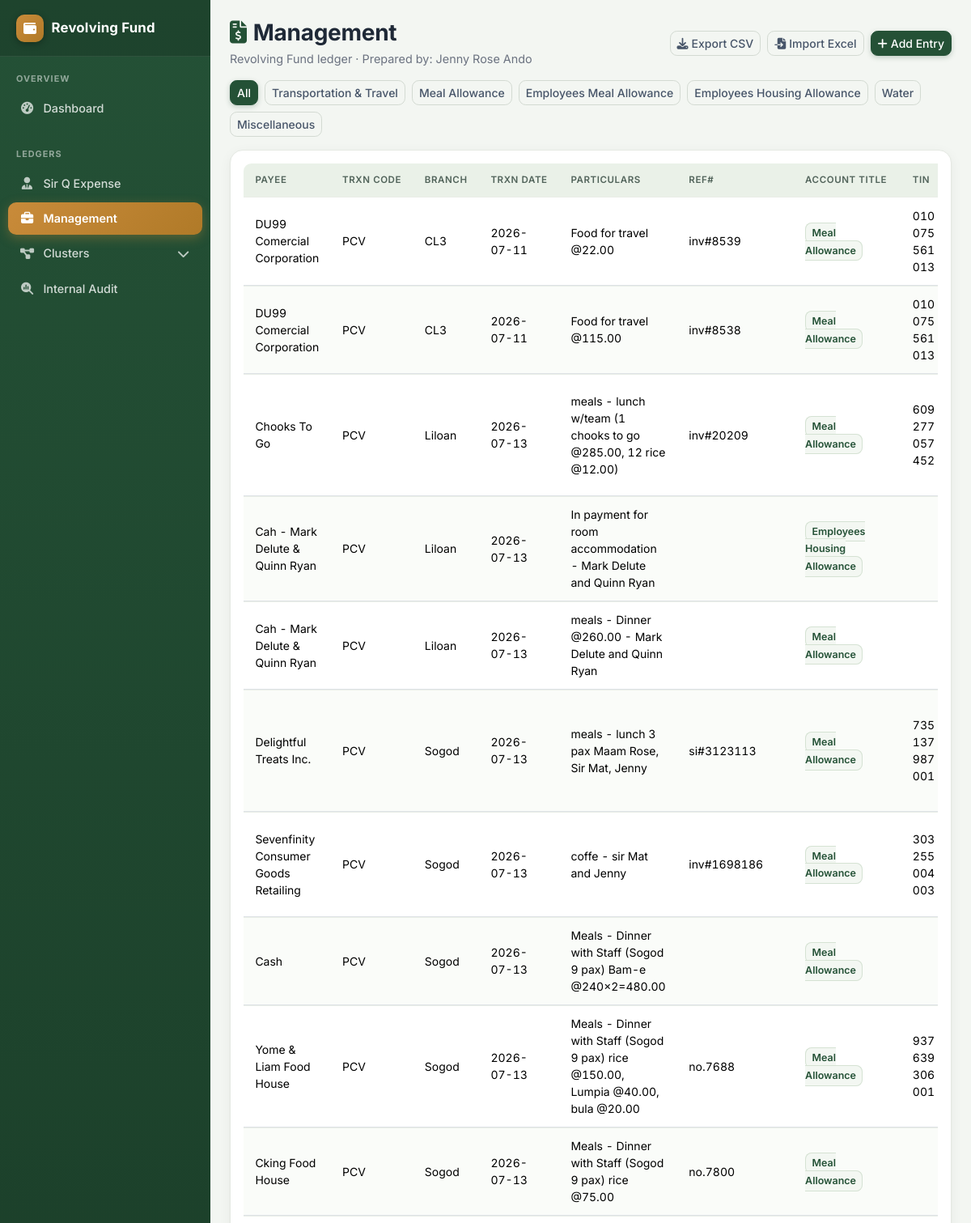
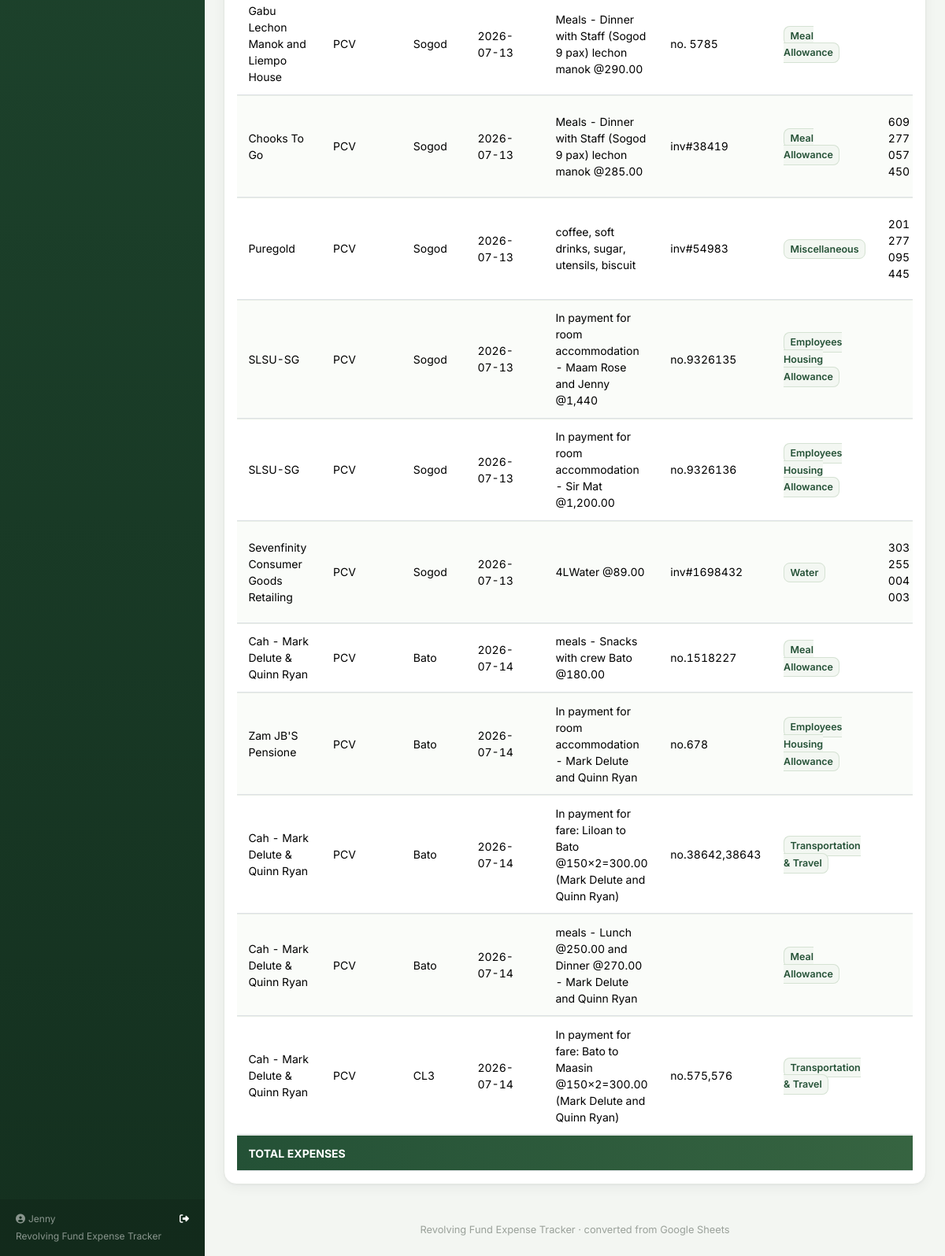
/unit/Management (signed in), run on the app's committed database (2 pictures, top to bottom).
### app.py (models this page shows, shortened)
class Expense(db.Model):
    __tablename__ = 'expenses'
    id = db.Column(db.Integer, primary_key=True)
    unit = db.Column(db.String(64), nullable=False, index=True)
    payee = db.Column(db.String(255))
    branch = db.Column(db.String(128))
    trxn_date = db.Column(db.Date, index=True)
    particulars = db.Column(db.Text)
    ref_no = db.Column(db.String(128))
    trxn_code = db.Column(db.String(128))
    account_title = db.Column(db.String(64), index=True)
    tin = db.Column(db.String(64))
    address = db.Column(db.String(255))
    amount = db.Column(db.Float, nullable=False, default=0)
    prepared_by = db.Column(db.String(128), default='Jenny Rose Ando')
    created_at = db.Column(db.DateTime, default=datetime.utcnow)
    updated_at = db.Column(db.DateTime, default=datetime.utcnow, onupdate=datetime.utcnow)

### app.py (the view)
    @app.route('/unit/<unit_name>')
    @login_required
    def unit_ledger(unit_name):
        if unit_name not in UNITS:
            flash('Unknown unit', 'danger')
            return redirect(url_for('dashboard'))
        q = Expense.query.filter_by(unit=unit_name)
        account_filter = request.args.get('account_title')
        if account_filter:
            q = q.filter_by(account_title=account_filter)
        entries = q.order_by(Expense.trxn_date.asc().nullslast(), Expense.id.asc()).all()
        total = sum(e.amount for e in entries)
        last_import = session.get('last_import')
        return render_template('ledger.html', unit=unit_name, units=UNITS, entries=entries,
                                total=total, account_titles=ACCOUNT_TITLES,
                                account_filter=account_filter,
                                last_import=last_import if last_import and last_import.get('unit') == unit_name else None)

### app.py (called while the page is built)
def login_required(f):
    @wraps(f)
    def wrapper(*args, **kwargs):
        if not session.get('user'):
            flash('Please log in to continue.', 'warning')
            return redirect(url_for('login'))
        return f(*args, **kwargs)
    return wrapper

### templates/ledger.html (shortened to what this page needs)
{% extends 'base.html' %}
{% block content %}
<div class="d-flex flex-wrap justify-content-between align-items-center mb-3">
  <div>
    <h3 class="page-title mb-1"><i class="fa-solid fa-file-invoice-dollar me-2"></i>{{ unit }}</h3>
    <div class="page-sub">Revolving Fund ledger · Prepared by: Jenny Rose Ando</div>
  </div>
  <div class="d-flex gap-2">
    <a href="{{ url_for('export_csv', unit_name=unit) }}" class="btn btn-outline-secondary btn-sm">
      <i class="fa-solid fa-download me-1"></i>Export CSV
    </a>
    <button class="btn btn-outline-secondary btn-sm" data-bs-toggle="modal" data-bs-target="#importModal">
      <i class="fa-solid fa-file-import me-1"></i>Import Excel
    </button>
    <button class="btn btn-brand btn-sm" data-bs-toggle="modal" data-bs-target="#addModal">
      <i class="fa-solid fa-plus me-1"></i>Add Entry
    </button>
  </div>
</div>
<div class="d-flex flex-wrap gap-2 mb-3">
  <a href="{{ url_for('unit_ledger', unit_name=unit) }}" class="btn btn-sm {% if not account_filter %}btn-brand{% else %}btn-outline-secondary{% endif %}">All</a>
  {% for a in account_titles %}
    <a href="{{ url_for('unit_ledger', unit_name=unit, account_title=a) }}" class="btn btn-sm {% if account_filter==a %}btn-brand{% else %}btn-outline-secondary{% endif %}">{{ a }}</a>
  {% endfor %}
</div>
<div class="card p-3">
  <div class="table-responsive">
    <table class="table table-sm table-hover align-middle">
      <thead>
        <tr>
          <th>Payee</th>
          <th>Trxn Code</th>
          <th>Branch</th>
          <th>Trxn Date</th>
          <th>Particulars</th>
          <th>Ref#</th>
          <th>Account Title</th>
          <th>TIN</th>
        </tr>
      </thead>
      <tbody>
        {% for e in entries %}
        <tr>
          <td>{{ e.payee }}</td>
          <td>{{ e.trxn_code or '' }}</td>
          <td>{{ e.branch or '' }}</td>
          <td>{{ e.trxn_date.strftime('%Y-%m-%d') if e.trxn_date else '' }}</td>
          <td style="max-width:260px;white-space:normal;">{{ e.particulars or '' }}</td>
          <td>{{ e.ref_no or '' }}</td>
          <td><span class="account-badge">{{ e.account_title or '' }}</span></td>
          <td>{{ e.tin or '' }}</td>
        </tr>
        {% else %}
        <tr><td colspan="11" class="text-center text-muted py-4">No entries yet for this unit.</td></tr>
        {% endfor %}
      </tbody>
      <tfoot>
        <tr class="table-grand">
          <td colspan="9">TOTAL EXPENSES</td>
        </tr>
      </tfoot>
    </table>
  </div>
</div>
{% endblock %}

### templates/base.html (shortened to what this page needs)
<!doctype html>
<html lang="en">
<head>
<link href="https://cdnjs.cloudflare.com/ajax/libs/bootstrap/5.3.3/css/bootstrap.min.css" rel="stylesheet">
<link href="https://cdnjs.cloudflare.com/ajax/libs/font-awesome/6.5.1/css/all.min.css" rel="stylesheet">
</head>
<body>
{% set active_unit = request.view_args.get('unit_name') if request.view_args else None %}
{% set unit_icons = {
    'Sir Q Expense': 'fa-user-tie',
    'Management': 'fa-briefcase',
    'Cluster1': 'fa-diagram-project',
    'Cluster2': 'fa-cubes-stacked',
    'Cluster3': 'fa-layer-group',
    'Cluster4': 'fa-network-wired',
    'Cluster5': 'fa-object-group',
    'Cluster6': 'fa-th-large',
    'Internal Audit': 'fa-magnifying-glass-chart',
} %}
<aside class="sidebar" id="sideMenu">
  <div class="sidebar-brand">
    <div class="brand-badge"><i class="fa-solid fa-wallet"></i></div>
    <span>Revolving Fund</span>
  </div>
  <div class="nav-section">Overview</div>
  <ul class="nav flex-column mb-2">
    <li class="nav-item">
      <a class="nav-link {{ 'active' if request.endpoint=='dashboard' }}" href="{{ url_for('dashboard') }}">
        <i class="fa-solid fa-gauge-high"></i>Dashboard
      </a>
    </li>
  </ul>
  <div class="nav-section">Ledgers</div>
  <ul class="nav flex-column mb-5">
    {% for u in ['Sir Q Expense', 'Management'] %}
    <li class="nav-item">
      <a class="nav-link {{ 'active' if active_unit==u }}" href="{{ url_for('unit_ledger', unit_name=u) }}">
        <i class="fa-solid {{ unit_icons[u] }}"></i>{{ u }}
      </a>
    </li>
    {% endfor %}
    <li class="nav-item">
      <a class="nav-link cluster-toggle {{ 'active open' if active_unit and active_unit.startswith('Cluster') }}" href="javascript:void(0)">
        <i class="fa-solid fa-diagram-project"></i>Clusters
        <i class="fa-solid fa-chevron-down ms-auto cluster-chevron"></i>
      </a>
    </li>
    <li class="nav-item">
      <a class="nav-link {{ 'active' if active_unit=='Internal Audit' }}" href="{{ url_for('unit_ledger', unit_name='Internal Audit') }}">
        <i class="fa-solid fa-magnifying-glass-chart"></i>Internal Audit
      </a>
    </li>
  </ul>
  <div class="sidebar-footer">
    <div class="d-flex align-items-center justify-content-between">
      <span><i class="fa-solid fa-circle-user me-1"></i>{{ current_user or 'Guest' }}</span>
      <a href="{{ url_for('logout') }}" class="text-white text-decoration-none" title="Logout">
        <i class="fa-solid fa-right-from-bracket"></i>
      </a>
    </div>
    <div class="mt-1">Revolving Fund Expense Tracker</div>
  </div>
</aside>
<div class="main-shell">
  <div class="p-3 p-md-4 pb-5">
    {% block content %}{% endblock %}
    <footer class="mt-5 text-center">Revolving Fund Expense Tracker &middot; converted from Google Sheets</footer>
  </div>
</div>
</body>
</html>

### templates/base.html (style rules this page uses)
:root { --brand: #245136; --brand-dark: #1a3d27; --brand-deep: #14301f; --brand-light: #e8f0e6; --accent: #c98b3a; --accent-dark: #b07a28; --ink: #1f2937; --muted: #6b7280; --surface: #ffffff; --line: #e5e9e3; --page-bg: #f3f6f2; }
body { background:var(--page-bg); color:var(--ink); font-family:'Inter',-apple-system,'Segoe UI',Roboto,sans-serif; -webkit-font-smoothing:antialiased; }
.btn { border-radius:.55rem; font-weight:500; }
.btn-brand { background-color: var(--brand); border-color: var(--brand); color:#fff; box-shadow:0 2px 6px rgba(36,81,54,.25); }
.btn-outline-secondary { color:#475569; border-color:#d3dad2; }
.card { border:1px solid var(--line); border-radius:16px; background:var(--surface); box-shadow:0 1px 2px rgba(16,24,40,.04), 0 4px 16px rgba(16,24,40,.05); }
.page-title { font-weight:700; letter-spacing:-.01em; color:var(--ink); }
.page-title i { color:var(--brand); }
.page-sub { color:var(--muted); font-size:.9rem; }
table.table { --bs-table-bg:transparent; border-collapse:separate; border-spacing:0; font-size:.875rem; margin-bottom:0; }
table.table thead th { font-size:.72rem; font-weight:600; text-transform:uppercase; letter-spacing:.05em; color:#51635a; background:#eaf1e8; border:none; padding:.75rem .9rem; white-space:nowrap; }
table.table thead th:first-child { border-radius:.6rem 0 0 0; }
table.table tbody td, table.table tfoot td { padding:.72rem .9rem; border-top:1px solid #e9eee7; vertical-align:middle; }
table.table tbody tr:nth-child(even) { background:#fafcf9; }
table.table td, table.table th { font-variant-numeric:tabular-nums; }
table.table tfoot { border-top:2px solid var(--brand); }
.table-grand { background:linear-gradient(90deg, var(--brand), #3d6b45) !important; color:#fff; font-weight:700; }
.table-grand td { color:#fff; border-top:1px solid rgba(255,255,255,.2); }
.account-badge { background:#f3f7f2; border:1px solid #d5e2d3; color:var(--brand); font-weight:600; border-radius:.5rem; padding:.35em .6em; font-size:.78rem; }
.sidebar { position:fixed; top:0; bottom:0; left:0; width:260px; z-index:1045; background:linear-gradient(180deg, var(--brand) 0%, var(--brand-deep) 100%); color:#fff; overflow-y:auto; transform:translateX(-100%); transition:transform .25s ease; }
.sidebar .sidebar-brand { display:flex; align-items:center; gap:.6rem; font-weight:700; font-size:1.05rem; padding:1.1rem 1.25rem; background:rgba(0,0,0,.16); border-bottom:1px solid rgba(255,255,255,.08); letter-spacing:.01em; }
.sidebar .brand-badge { width:34px; height:34px; border-radius:10px; background:linear-gradient(135deg, var(--accent), var(--accent-dark)); display:flex; align-items:center; justify-content:center; font-size:1rem; box-shadow:0 2px 8px rgba(0,0,0,.3); }
.sidebar .nav-section { font-size:.68rem; text-transform:uppercase; letter-spacing:.09em; color:rgba(255,255,255,.5); font-weight:700; padding:1.15rem 1.25rem .45rem; }
.sidebar .nav-link { color:rgba(255,255,255,.8); border-radius:10px; font-size:.9rem; font-weight:500; padding:.55rem .9rem; margin:2px .6rem; display:flex; align-items:center; gap:.65rem; }
.sidebar .nav-link i { width:1.25em; text-align:center; font-size:.95rem; color:rgba(255,255,255,.7); }
.sidebar .nav-link.active { color:#fff; font-weight:600; background:linear-gradient(135deg, var(--accent), var(--accent-dark)); box-shadow:0 4px 14px rgba(201,139,58,.35); }
.sidebar .nav-link.active i { color:#fff; }
.sidebar .cluster-toggle { cursor:pointer; }
.sidebar .cluster-chevron { margin-left:auto; transition:transform .2s ease; font-size:.7rem; }
.sidebar-footer { position:absolute; bottom:0; left:0; right:0; padding:1rem 1.25rem; font-size:.75rem; color:rgba(255,255,255,.5); background:rgba(0,0,0,.12); }
.main-shell { transition:margin-left .25s ease; }
@media (min-width: 992px) { .sidebar { transform:none; box-shadow:none; } }
@media (min-width: 992px) { .main-shell { margin-left:260px; } }
footer { color:#9aa19a; font-size:.8rem; }

### data on the page
Expense: payee "DU99 Comercial Corporation", trxn_code "PCV", branch "CL3", trxn_date "2026-07-11", particulars "Food for travel @22.00", ref_no "inv#8539", account_title "Meal Allowance", tin "010 075 561 013"
Expense: payee "DU99 Comercial Corporation", trxn_code "PCV", branch "CL3", trxn_date "2026-07-11", particulars "Food for travel @115.00", ref_no "inv#8538", account_title "Meal Allowance", tin "010 075 561 013"
Expense: payee "Chooks To Go", trxn_code "PCV", branch "Liloan", trxn_date "2026-07-13", particulars "meals - lunch w/team (1 chooks to go @285.00, 12 rice @12.00)", ref_no "inv#20209", account_title "Meal Allowance", tin "609 277 057 452"
Expense: payee "Cah - Mark Delute & Quinn Ryan", trxn_code "PCV", branch "Liloan", trxn_date "2026-07-13", particulars "In payment for room accommodation - Mark Delute and Quinn Ryan", account_title "Employees Housing Allowance"
Expense: payee "Cah - Mark Delute & Quinn Ryan", trxn_code "PCV", branch "Liloan", trxn_date "2026-07-13", particulars "meals - Dinner @260.00 - Mark Delute and Quinn Ryan", account_title "Meal Allowance"
Expense: payee "Delightful Treats Inc.", trxn_code "PCV", branch "Sogod", trxn_date "2026-07-13", particulars "meals - lunch 3 pax Maam Rose, Sir Mat, Jenny", ref_no "si#3123113", account_title "Meal Allowance", tin "735 137 987 001"
Expense: payee "Sevenfinity Consumer Goods Retailing", trxn_code "PCV", branch "Sogod", trxn_date "2026-07-13", particulars "coffe - sir Mat and Jenny", ref_no "inv#1698186", account_title "Meal Allowance", tin "303 255 004 003"
Expense: payee "Cash", trxn_code "PCV", branch "Sogod", trxn_date "2026-07-13", particulars "Meals - Dinner with Staff (Sogod 9 pax) Bam-e @240x2=480.00", account_title "Meal Allowance"
Expense: payee "Yome & Liam Food House", trxn_code "PCV", branch "Sogod", trxn_date "2026-07-13", particulars "Meals - Dinner with Staff (Sogod 9 pax) rice @150.00, Lumpia @40.00, bula @20.00", ref_no "no.7688", account_title "Meal Allowance", tin "937 639 306 001"
Expense: payee "Cking Food House", trxn_code "PCV", branch "Sogod", trxn_date "2026-07-13", particulars "Meals - Dinner with Staff (Sogod 9 pax) rice @75.00", ref_no "no.7800", account_title "Meal Allowance"
Expense: payee "Gabu Lechon Manok and Liempo House", trxn_code "PCV", branch "Sogod", trxn_date "2026-07-13", particulars "Meals - Dinner with Staff (Sogod 9 pax) lechon manok @290.00", ref_no "no. 5785", account_title "Meal Allowance"
Expense: payee "Chooks To Go", trxn_code "PCV", branch "Sogod", trxn_date "2026-07-13", particulars "Meals - Dinner with Staff (Sogod 9 pax) lechon manok @285.00", ref_no "inv#38419", account_title "Meal Allowance", tin "609 277 057 450"
Expense: payee "Puregold", trxn_code "PCV", branch "Sogod", trxn_date "2026-07-13", particulars "coffee, soft drinks, sugar, utensils, biscuit", ref_no "inv#54983", account_title "Miscellaneous", tin "201 277 095 445"
Expense: payee "SLSU-SG", trxn_code "PCV", branch "Sogod", trxn_date "2026-07-13", particulars "In payment for room accommodation - Maam Rose and Jenny @1,440", ref_no "no.9326135", account_title "Employees Housing Allowance"
Expense: payee "SLSU-SG", trxn_code "PCV", branch "Sogod", trxn_date "2026-07-13", particulars "In payment for room accommodation - Sir Mat @1,200.00", ref_no "no.9326136", account_title "Employees Housing Allowance"
Expense: payee "Sevenfinity Consumer Goods Retailing", trxn_code "PCV", branch "Sogod", trxn_date "2026-07-13", particulars "4LWater @89.00", ref_no "inv#1698432", account_title "Water", tin "303 255 004 003"
Expense: payee "Cah - Mark Delute & Quinn Ryan", trxn_code "PCV", branch "Bato", trxn_date "2026-07-14", particulars "meals - Snacks with crew Bato @180.00", ref_no "no.1518227", account_title "Meal Allowance"
Expense: payee "Zam JB'S Pensione", trxn_code "PCV", branch "Bato", trxn_date "2026-07-14", particulars "In payment for room accommodation - Mark Delute and Quinn Ryan", ref_no "no.678", account_title "Employees Housing Allowance"
Expense: payee "Cah - Mark Delute & Quinn Ryan", trxn_code "PCV", branch "Bato", trxn_date "2026-07-14", particulars "In payment for fare: Liloan to Bato @150x2=300.00 (Mark Delute and Quinn Ryan)", ref_no "no.38642,38643", account_title "Transportation & Travel"
Expense: payee "Cah - Mark Delute & Quinn Ryan", trxn_code "PCV", branch "Bato", trxn_date "2026-07-14", particulars "meals - Lunch @250.00 and Dinner @270.00 - Mark Delute and Quinn Ryan", account_title "Meal Allowance"
Expense: payee "Cah - Mark Delute & Quinn Ryan", trxn_code "PCV", branch "CL3", trxn_date "2026-07-14", particulars "In payment for fare: Bato to Maasin @150x2=300.00 (Mark Delute and Quinn Ryan)", ref_no "no.575,576", account_title "Transportation & Travel"

### other printed values
{{ u }} "Sir Q Expense" "Management"
{{ current_user or 'Guest' }} "Jenny"
{{ unit }} "Management"
{{ a }} "Transportation & Travel" "Meal Allowance" "Employees Meal Allowance" "Employees Housing Allowance" "Water" "Miscellaneous"
